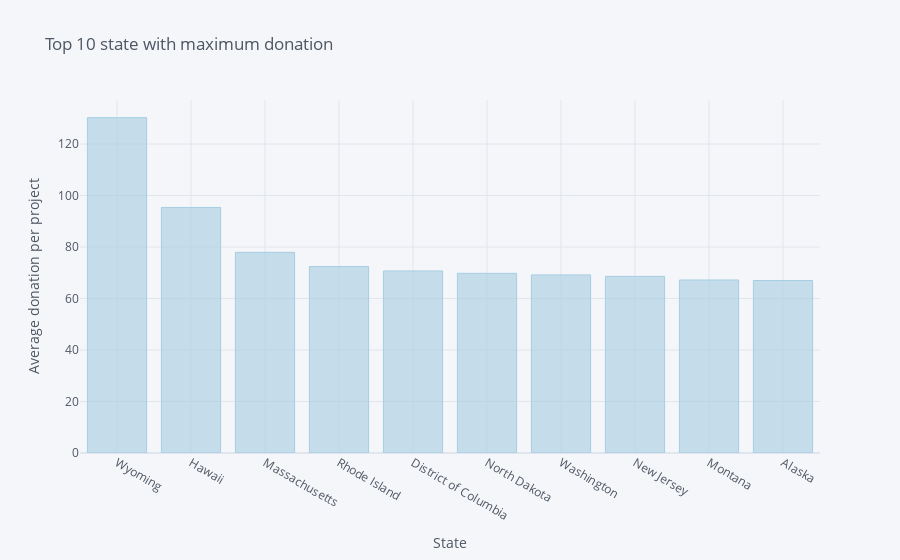

The notebook cell this image was saved under:
### Code cell
s2.iplot(kind = 'bar', xTitle = 'State', yTitle = 'Average donation per project', title = 'Top 10 state with maximum donation ', colorscale = 'paired')

### Figure 1 — Plotly figure (JSON) as saved in the notebook; plotly's stock layout.template omitted (floating-point values rounded to 4 significant figures)
{"data": [{"marker": {"color": "rgba(166, 206, 227, 0.6)", "line": {"color": "rgba(166, 206, 227, 1.0)", "width": 1}}, "name": "Donation Amount", "orientation": "v", "text": "", "type": "bar", "x": ["Wyoming", "Hawaii", "Massachusetts", "Rhode Island", "District of Columbia", "North Dakota", "Washington", "New Jersey", "Montana", "Alaska"], "y": [130.2, 95.36, 77.93, 72.43, 70.69, 69.78, 69.16, 68.59, 67.19, 66.99]}], "layout": {"legend": {"bgcolor": "#F5F6F9", "font": {"color": "#4D5663"}}, "paper_bgcolor": "#F5F6F9", "plot_bgcolor": "#F5F6F9", "title": {"font": {"color": "#4D5663"}, "text": "Top 10 state with maximum donation "}, "xaxis": {"gridcolor": "#E1E5ED", "showgrid": true, "tickfont": {"color": "#4D5663"}, "title": {"font": {"color": "#4D5663"}, "text": "State"}, "zerolinecolor": "#E1E5ED"}, "yaxis": {"gridcolor": "#E1E5ED", "showgrid": true, "tickfont": {"color": "#4D5663"}, "title": {"font": {"color": "#4D5663"}, "text": "Average donation per project"}, "zerolinecolor": "#E1E5ED"}}}
